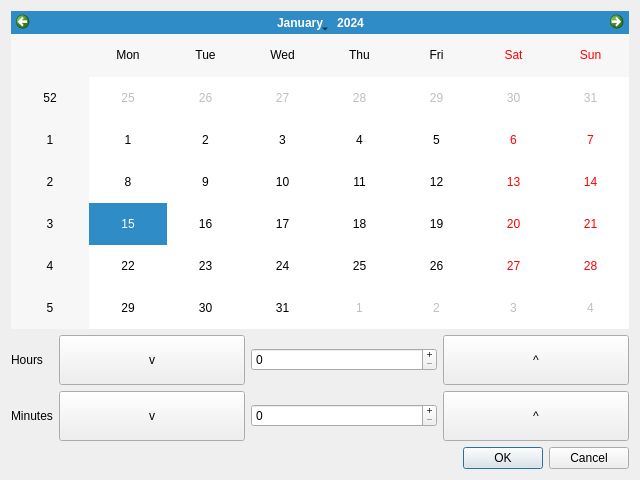
<?xml version="1.0" encoding="UTF-8"?>
<ui version="4.0">
 <class>DlgCalendar</class>
 <widget class="QDialog" name="DlgCalendar">
  <property name="geometry">
   <rect>
    <x>0</x>
    <y>0</y>
    <width>640</width>
    <height>480</height>
   </rect>
  </property>
  <property name="windowTitle">
   <string>Dialog</string>
  </property>
  <layout class="QVBoxLayout" name="verticalLayout">
   <item>
    <widget class="QCalendarWidget" name="calendar">
     <property name="enabled">
      <bool>true</bool>
     </property>
     <property name="firstDayOfWeek">
      <enum>Qt::Monday</enum>
     </property>
    </widget>
   </item>
   <item>
    <layout class="QGridLayout" name="gridLayout">
     <item row="0" column="1">
      <widget class="QPushButton" name="btnHourDec">
       <property name="sizePolicy">
        <sizepolicy hsizetype="Minimum" vsizetype="Preferred">
         <horstretch>0</horstretch>
         <verstretch>0</verstretch>
        </sizepolicy>
       </property>
       <property name="text">
        <string>v</string>
       </property>
      </widget>
     </item>
     <item row="0" column="2">
      <widget class="QSpinBox" name="sbHour">
       <property name="readOnly">
        <bool>false</bool>
       </property>
       <property name="buttonSymbols">
        <enum>QAbstractSpinBox::PlusMinus</enum>
       </property>
       <property name="maximum">
        <number>23</number>
       </property>
      </widget>
     </item>
     <item row="0" column="3">
      <widget class="QPushButton" name="btnHourInc">
       <property name="minimumSize">
        <size>
         <width>0</width>
         <height>50</height>
        </size>
       </property>
       <property name="text">
        <string>^</string>
       </property>
      </widget>
     </item>
     <item row="1" column="1">
      <widget class="QPushButton" name="btnMinDec">
       <property name="sizePolicy">
        <sizepolicy hsizetype="Minimum" vsizetype="Preferred">
         <horstretch>0</horstretch>
         <verstretch>0</verstretch>
        </sizepolicy>
       </property>
       <property name="text">
        <string>v</string>
       </property>
      </widget>
     </item>
     <item row="1" column="2">
      <widget class="QSpinBox" name="sbMin">
       <property name="buttonSymbols">
        <enum>QAbstractSpinBox::PlusMinus</enum>
       </property>
       <property name="accelerated">
        <bool>false</bool>
       </property>
       <property name="maximum">
        <number>59</number>
       </property>
      </widget>
     </item>
     <item row="1" column="3">
      <widget class="QPushButton" name="btnMinInc">
       <property name="minimumSize">
        <size>
         <width>0</width>
         <height>50</height>
        </size>
       </property>
       <property name="text">
        <string>^</string>
       </property>
      </widget>
     </item>
     <item row="0" column="0">
      <widget class="QLabel" name="label">
       <property name="sizePolicy">
        <sizepolicy hsizetype="Fixed" vsizetype="Preferred">
         <horstretch>0</horstretch>
         <verstretch>0</verstretch>
        </sizepolicy>
       </property>
       <property name="text">
        <string>Hours</string>
       </property>
      </widget>
     </item>
     <item row="1" column="0">
      <widget class="QLabel" name="label_2">
       <property name="text">
        <string>Minutes</string>
       </property>
      </widget>
     </item>
    </layout>
   </item>
   <item>
    <widget class="QDialogButtonBox" name="buttonBox">
     <property name="standardButtons">
      <set>QDialogButtonBox::Cancel|QDialogButtonBox::Ok</set>
     </property>
    </widget>
   </item>
  </layout>
 </widget>
 <resources/>
 <connections>
  <connection>
   <sender>buttonBox</sender>
   <signal>accepted()</signal>
   <receiver>DlgCalendar</receiver>
   <slot>accept()</slot>
   <hints>
    <hint type="sourcelabel">
     <x>319</x>
     <y>454</y>
    </hint>
    <hint type="destinationlabel">
     <x>319</x>
     <y>239</y>
    </hint>
   </hints>
  </connection>
  <connection>
   <sender>buttonBox</sender>
   <signal>rejected()</signal>
   <receiver>DlgCalendar</receiver>
   <slot>reject()</slot>
   <hints>
    <hint type="sourcelabel">
     <x>319</x>
     <y>454</y>
    </hint>
    <hint type="destinationlabel">
     <x>319</x>
     <y>239</y>
    </hint>
   </hints>
  </connection>
 </connections>
</ui>
